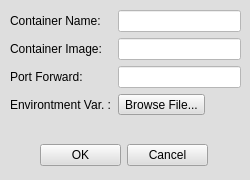
<?xml version="1.0" encoding="UTF-8"?>
<ui version="4.0">
 <class>MainWindow</class>
 <widget class="QMainWindow" name="MainWindow">
  <property name="geometry">
   <rect>
    <x>0</x>
    <y>0</y>
    <width>250</width>
    <height>180</height>
   </rect>
  </property>
  <property name="windowTitle">
   <string>MainWindow</string>
  </property>
  <property name="styleSheet">
   <string notr="true">background-color: rgb(222, 222, 222);</string>
  </property>
  <widget class="QWidget" name="centralwidget">
   <widget class="QWidget" name="gridLayoutWidget">
    <property name="geometry">
     <rect>
      <x>40</x>
      <y>140</y>
      <width>168</width>
      <height>31</height>
     </rect>
    </property>
    <layout class="QGridLayout" name="gridLayout_2">
     <item row="0" column="0">
      <widget class="QPushButton" name="DockerHost_OKButton">
       <property name="text">
        <string>OK</string>
       </property>
      </widget>
     </item>
     <item row="0" column="1">
      <widget class="QPushButton" name="DockerHost_CancelButton">
       <property name="text">
        <string>Cancel</string>
       </property>
      </widget>
     </item>
    </layout>
   </widget>
   <widget class="QWidget" name="formLayoutWidget">
    <property name="geometry">
     <rect>
      <x>10</x>
      <y>10</y>
      <width>231</width>
      <height>118</height>
     </rect>
    </property>
    <layout class="QFormLayout" name="formLayout">
     <property name="labelAlignment">
      <set>Qt::AlignLeading|Qt::AlignLeft|Qt::AlignVCenter</set>
     </property>
     <item row="0" column="0">
      <widget class="QLabel" name="label">
       <property name="text">
        <string>Container Name:</string>
       </property>
      </widget>
     </item>
     <item row="0" column="1">
      <widget class="QLineEdit" name="DockerHost_ContainerName">
       <property name="styleSheet">
        <string notr="true">background-color: rgb(255, 255, 255);</string>
       </property>
      </widget>
     </item>
     <item row="1" column="0">
      <widget class="QLabel" name="label_2">
       <property name="text">
        <string>Container Image:</string>
       </property>
      </widget>
     </item>
     <item row="2" column="0">
      <widget class="QLabel" name="label_3">
       <property name="text">
        <string>Port Forward:</string>
       </property>
      </widget>
     </item>
     <item row="3" column="0">
      <widget class="QLabel" name="label_4">
       <property name="text">
        <string>Environtment Var. :</string>
       </property>
      </widget>
     </item>
     <item row="2" column="1">
      <widget class="QLineEdit" name="DockerHost_PortForward">
       <property name="styleSheet">
        <string notr="true">background-color: rgb(255, 255, 255);</string>
       </property>
      </widget>
     </item>
     <item row="3" column="1">
      <widget class="QToolButton" name="DockerHost_EnvirontmentBrowseButton">
       <property name="text">
        <string>Browse File...</string>
       </property>
      </widget>
     </item>
     <item row="1" column="1">
      <widget class="QLineEdit" name="DockerHost_ContainerImage">
       <property name="styleSheet">
        <string notr="true">background-color: rgb(255, 255, 255);</string>
       </property>
      </widget>
     </item>
    </layout>
   </widget>
  </widget>
 </widget>
 <resources/>
 <connections/>
</ui>
